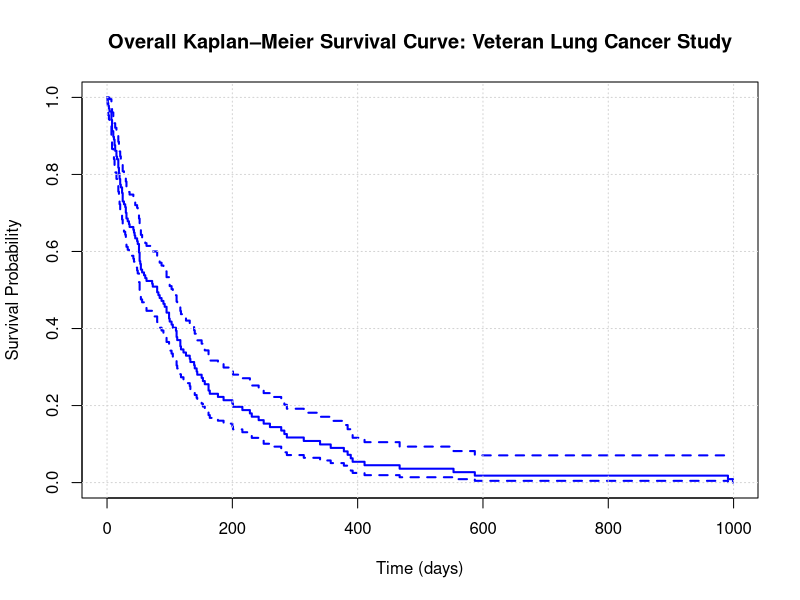

This figure's R source:

# Task 1: Overall Kaplan–Meier Survival Curve


library(survival)
str(veteran)

surv_obj <- Surv(time = veteran$time, event = veteran$status)

km_fit <- survfit(surv_obj ~ 1)

plot(km_fit,
     xlab = "Time (days)",
     ylab = "Survival Probability",
     main = "Overall Kaplan–Meier Survival Curve: Veteran Lung Cancer Study",
     col = "blue",
     lwd = 2)
grid()

median_surv <- summary(km_fit)$table["median"]
median_surv

# Survival probability at 100 days
surv_100 <- summary(km_fit, times = 100)$surv
surv_100

# Interpretation: The overall Kaplan–Meier curve shows a rapid decline in survival, indicating poor prognosis for patients with advanced lung cancer. The median survival time is 80 days, meaning half the patients are expected to die within this period. The survival probability at 100 days is about 0.39, so roughly 39% of patients remain alive at 100 days. These results summarize overall survival without comparing treatment groups.
